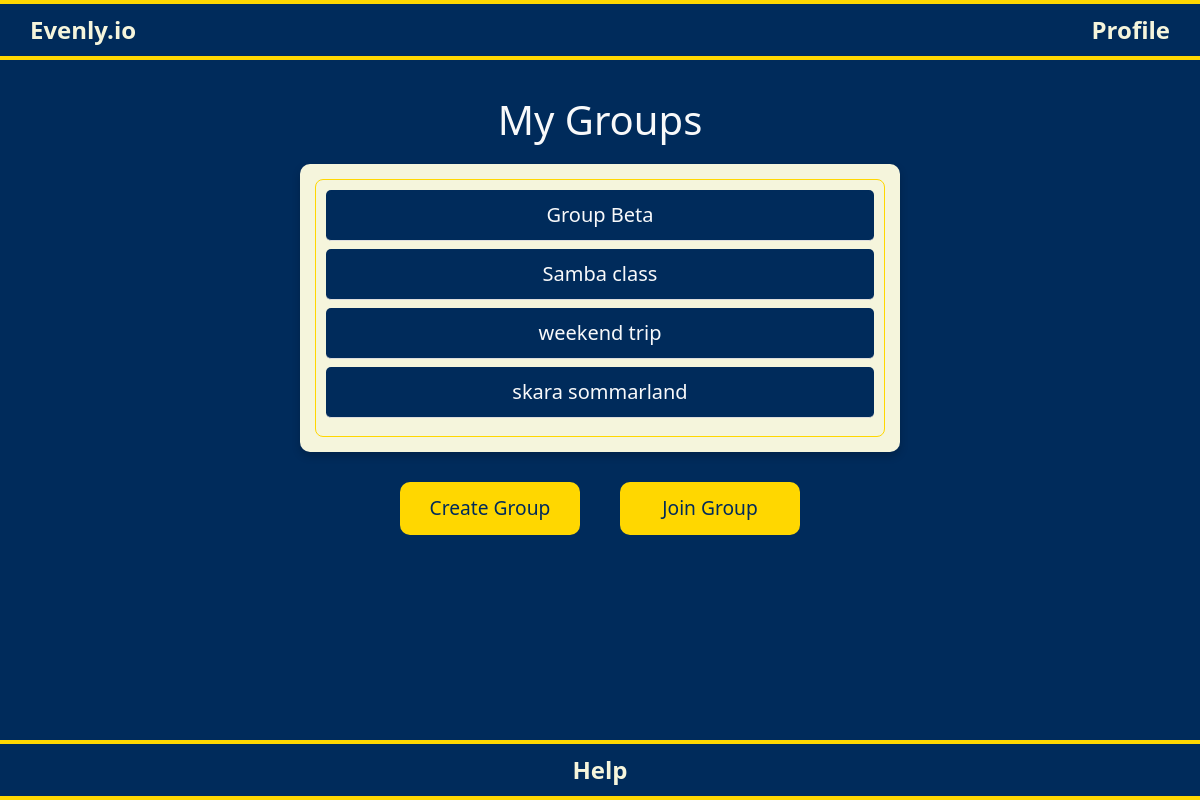
The page /home (signed in) on the database its author committed.
### tables this page shows
CREATE TABLE Groups (
    group_id INTEGER PRIMARY KEY AUTOINCREMENT,
    name TEXT NOT NULL,
    code TEXT NOT NULL UNIQUE,
    created_by INTEGER NOT NULL,
    status TEXT DEFAULT 'active',
    timestamp DATETIME DEFAULT CURRENT_TIMESTAMP,
    FOREIGN KEY (created_by) REFERENCES Users (user_id)
);

### app.py (the view)
@app.route("/home")
@login_required
def home_page():
    user_id = session["user_id"]
    conn = get_db_connection()
    cursor = conn.cursor()
    cursor.execute("""
        SELECT Groups.group_id, Groups.name
        FROM Groups
        JOIN GroupMembers ON Groups.group_id = GroupMembers.group_id
        WHERE GroupMembers.user_id = ? AND Groups.status = 'active'
    """, (user_id,))
    groups = cursor.fetchall()  # Get all results
    conn.close()  # Close the connection
    return render_template("home.html", groups=groups)

### app.py (called while the page is built)
@app.after_request
def after_request(response):
    response.headers["Cache-Control"] = "no-cache, no-store, must-revalidate"
    response.headers["Expires"] = 0
    response.headers["Pragma"] = "no-cache"
    return response

### database.py (called while the page is built)
def get_db_connection():
    conn = sqlite3.connect("evenly.db")
    conn.row_factory = sqlite3.Row  # Allows dictionary-like row access
    return conn

### helpers.py (called while the page is built)
def login_required(f):
    @wraps(f)
    def decorated_function(*args, **kwargs):
        if session.get("user_id") is None:
            return redirect("start.html")
        return f(*args, **kwargs)
    return decorated_function

### templates/home.html (shortened to what this page needs)
{% extends "layout.html" %}
{% block main %}
    <h1 class="text-light">My Groups</h1>
    {% if groups %}
        <div class="expenses-container">
            <div class="expenses-list">
                {% for group in groups %}
                    <div class="expense-item">
                        <a href="{{ url_for('active_group', group_id=group.group_id) }}" class="text-light text-decoration-none fs-5">
                            {{ group.name }}
                        </a>
                    </div>
                {% endfor %}
            </div>
        </div>
    {% else %}
        <p>You are not part of any active groups.</p>
    {% endif %}
    <div class="button-container">
        <button type="button" class="btn btn-custom btn-register-login" data-bs-toggle="modal" data-bs-target="#createGroupModal">
            Create Group
        </button>
        <button type="button" class="btn btn-custom btn-register-login" data-bs-toggle="modal" data-bs-target="#joinGroupModal">
            Join Group
        </button>
    </div>
{% endblock %}

### static/style.css (style rules this page uses)
html, body { height: 100%; margin: 0; padding: 0; display: flex; flex-direction: column; background-color: #002B5B; color: #F5F5DC; overflow-x: hidden; overflow-y: auto; }
.btn-custom { width: 180px; font-size: 1.2rem; padding: 12px; margin: 10px; border-radius: 10px; border: none; transition: all 0.3s ease-in-out; }
.btn-register-login { background-color: #FFD700; color: #002B5B; }
.button-container { display: flex; justify-content: center; gap: 20px; margin-top: 20px; }
.expenses-container { background-color: #F5F5DC; border-radius: 10px; padding: 15px; width: 60%; max-width: 600px; margin: 20px auto; box-shadow: 0 4px 8px rgba(0, 0, 0, 0.2); }
.expenses-list { max-height: 300px; overflow-y: auto; padding: 10px; border: 1px solid #FFD700; border-radius: 8px; }
.expense-item { background-color: #002B5B; color: #F5F5DC; padding: 10px; margin-bottom: 8px; border-radius: 5px; }
.expense-item { cursor: pointer; padding: 10px; border-bottom: 1px solid #ddd; }

### rows shown on the page
Groups: name "Group Beta"
Groups: name "Samba class"
Groups: name "weekend trip"
Groups: name "skara sommarland"
